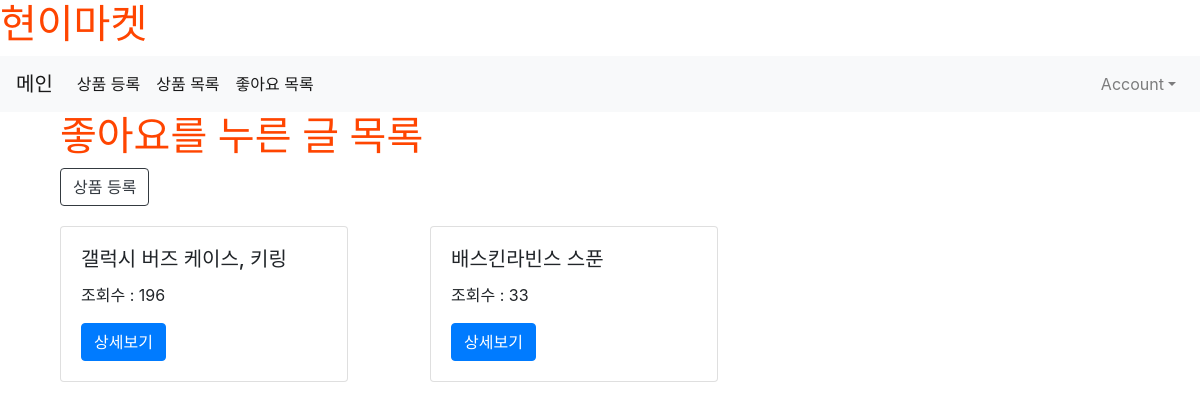
The page /product/like_list/ (signed in) on the database its author committed.
### product/models.py (models this page shows, shortened)
class Like(models.Model):
    user = models.ForeignKey(User, on_delete=models.CASCADE)
    product = models.ForeignKey(Product, on_delete=models.CASCADE)
    created_at = models.DateTimeField(auto_now_add=True)
    updated_at = models.DateTimeField(auto_now=True)
    class Meta:
        unique_together = (('user', 'product'))

class Product(models.Model):
    title = models.CharField(max_length= 50, null=False)
    content = models.TextField()
    price = models.CharField(max_length= 50, null=False)
    stock = models.CharField(max_length= 50, null=False)
    image = models.ImageField(upload_to='images/', null=True)
    created_at = models.DateTimeField(auto_now_add = True)
    updated_at = models.DateTimeField(auto_now = True)
    writer = models.ForeignKey(User, on_delete = models.CASCADE, null=True)
    view_count = models.IntegerField(default = 0, null=True)
    like_user_set = models.ManyToManyField(User, blank=True, related_name="like_user_set", through="Like")

### product/views.py (the view)
# urls.py: path('like_list/', like_list, name="like_list"),
@login_required
def like_list(request):
    likes = request.user.like_set.all()
    return render(request, 'product/like_list.html', {'likes':likes})

### product/templates/product/like_list.html
{% extends 'base.html' %}
{% load static %}
{% block content %}
<div class="container">
    {% if user.is_authenticated %}
    <div class="container">
        <h1>좋아요를 누른 글 목록</h1>
        <a class="btn btn-outline-dark" href="{% url 'product:new' %}">상품 등록</a>
        <div class="row">
            {% for like in likes %}
            <div class="col-md-4 col-12">
                <div class="card" style="width: 18rem; margin-top: 20px;">
                    <div class="card-body">
                        <h5 class="card-title">{{ like.product.title }}</h5>
                        <p>조회수 : {{ like.product.view_count }}</p>
                        <a href="{% url 'product:show' like.product.pk %}" class="btn btn-primary">상세보기</a>
                    </div>
                </div>
            </div>
            {% endfor %}
        </div>
    </div>
    {% else %}
        <h3>로그인 후 이용이 가능합니다</h3>
        <a href="{% url 'account_login' %}" class="btn btn-warning">로그인</a>
        <a href="{% url 'account_signup' %}" class="btn btn-warning">회원가입</a>
    {% endif %}
</div>
{% endblock %}

### shoppingmall/static/css/project.css (style rules this page uses)
h1 { color: orangered; }

### rows shown on the page
Like: product "갤럭시 버즈 케이스, 키링", product.view_count "196"
Like: product "배스킨라빈스 스푼", product.view_count "33"
